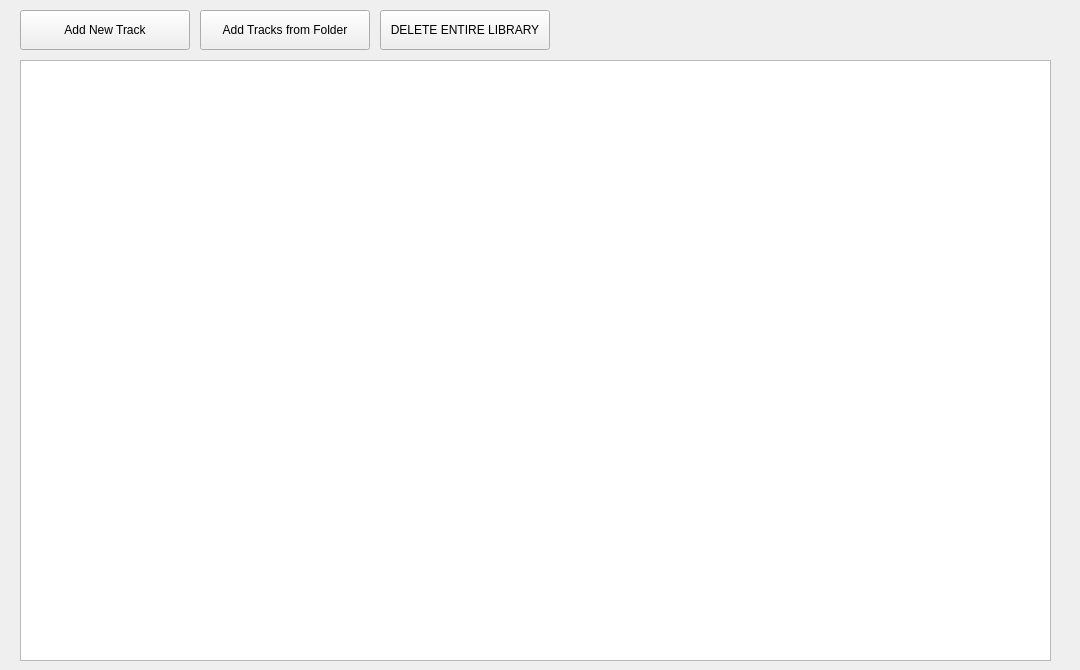
<?xml version="1.0" encoding="UTF-8"?>
<ui version="4.0">
 <class>TracksPage</class>
 <widget class="QWidget" name="TracksPage">
  <property name="geometry">
   <rect>
    <x>0</x>
    <y>0</y>
    <width>1080</width>
    <height>670</height>
   </rect>
  </property>
  <property name="windowTitle">
   <string>Form</string>
  </property>
  <widget class="QPushButton" name="add_track_button">
   <property name="geometry">
    <rect>
     <x>20</x>
     <y>10</y>
     <width>170</width>
     <height>40</height>
    </rect>
   </property>
   <property name="text">
    <string>Add New Track</string>
   </property>
  </widget>
  <widget class="QPushButton" name="add_from_folder_button">
   <property name="geometry">
    <rect>
     <x>200</x>
     <y>10</y>
     <width>170</width>
     <height>40</height>
    </rect>
   </property>
   <property name="text">
    <string>Add Tracks from Folder</string>
   </property>
  </widget>
  <widget class="QPushButton" name="delete_library_button">
   <property name="geometry">
    <rect>
     <x>380</x>
     <y>10</y>
     <width>170</width>
     <height>40</height>
    </rect>
   </property>
   <property name="text">
    <string>DELETE ENTIRE LIBRARY</string>
   </property>
  </widget>
  <widget class="QTableWidget" name="tracks_table">
   <property name="geometry">
    <rect>
     <x>20</x>
     <y>60</y>
     <width>1031</width>
     <height>601</height>
    </rect>
   </property>
   <property name="editTriggers">
    <set>QAbstractItemView::EditTrigger::NoEditTriggers</set>
   </property>
   <property name="alternatingRowColors">
    <bool>true</bool>
   </property>
   <property name="selectionBehavior">
    <enum>QAbstractItemView::SelectionBehavior::SelectRows</enum>
   </property>
   <property name="sortingEnabled">
    <bool>true</bool>
   </property>
   <attribute name="horizontalHeaderStretchLastSection">
    <bool>true</bool>
   </attribute>
  </widget>
 </widget>
 <resources/>
 <connections/>
</ui>
